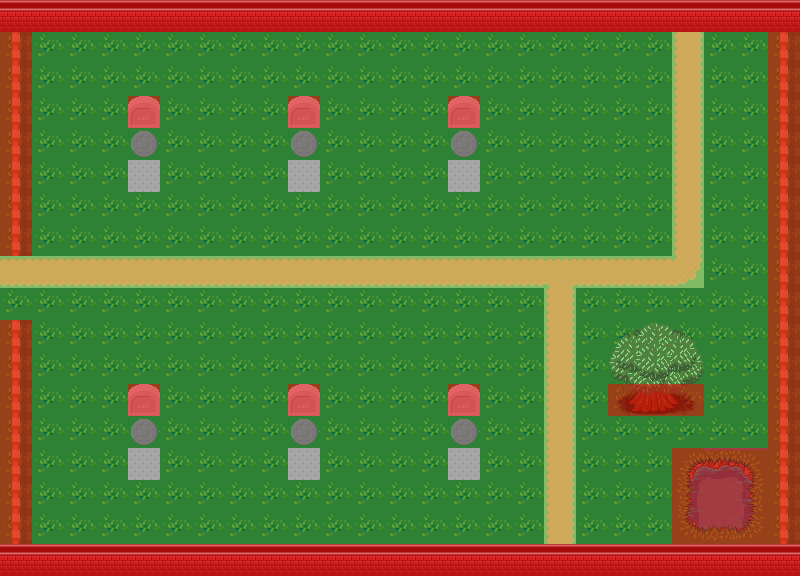

The image is a tile-based game level rendered from a .tmx file. Its description and source (layers, tilesets, objects; grid data summarised) follow:
An orthogonal 25x18 tile map with 32x32 px tiles, 5 tile layers (1, 2, 3, 4, ...).

<map version="1.10" tiledversion="1.10.2" orientation="orthogonal" renderorder="right-down" width="25" height="18" tilewidth="32" tileheight="32" infinite="0" nextlayerid="6" nextobjectid="1">
 <tileset firstgid="1" name="tileset1" tilewidth="32" tileheight="32" tilecount="1000" columns="25">
  <image source="tileset1.png" width="800" height="1280" />
 </tileset>
 <layer id="1" name="1" width="25" height="18">
  <data>[450 cells, 450 non-empty, 1 distinct tile ids]</data>
 </layer>
 <layer id="2" name="2" width="25" height="18">
  <data>[450 cells, 450 non-empty, 1 distinct tile ids]</data>
 </layer>
 <layer id="3" name="3" width="25" height="18">
  <data>[450 cells, 450 non-empty, 23 distinct tile ids]</data>
 </layer>
 <layer id="4" name="4" width="25" height="18">
  <data>[450 cells, 6 non-empty, 6 distinct tile ids]</data>
 </layer>
 <layer id="5" name="kollision" width="25" height="18">
  <data>[450 cells, 98 non-empty, 1 distinct tile ids]</data>
 </layer>
</map>
